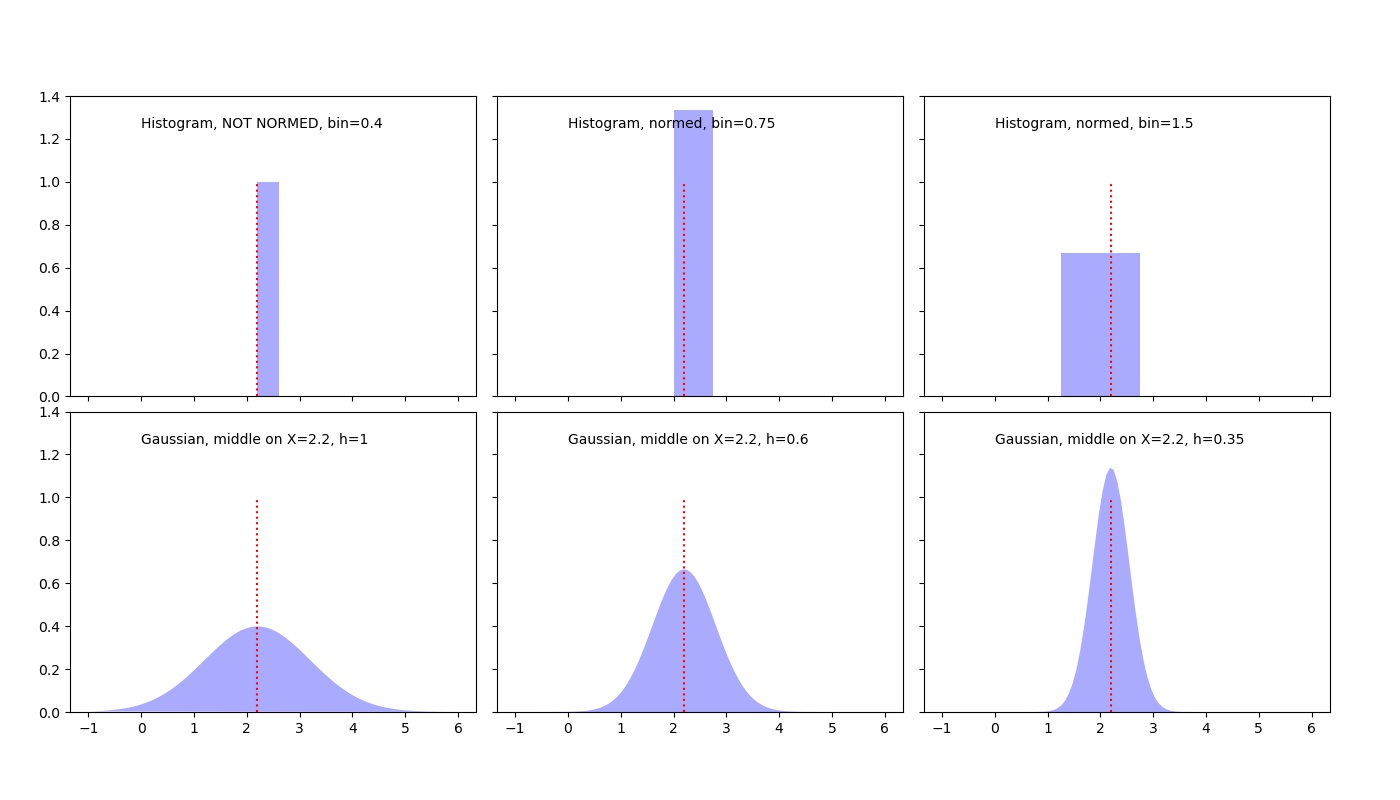

Python code for this plot:
import numpy as np
import matplotlib.pyplot as plt


def gaussian(x, h=1):
    # https://en.wikipedia.org/wiki/Gaussian_function
    return np.exp(-x**2 / (2 * h ** 2)) / (h * np.sqrt(2 * np.pi))


def draw_data(ax, x, hy=1.0, c='r'):
    # Draw data
    len_x = x.shape[0]
    for nidx_x in range(len_x):
        ax.plot([x[nidx_x], x[nidx_x]], [0, hy], ':', color=c)


if __name__ == "__main__":
    X = np.array([2.2])

    # Plot all available kernels
    X_plot = np.linspace(-1, 6, 100)[:, None]
    bins = np.linspace(0, 5, 21)
    bins[1]-bins[0]
    fig, ax = plt.subplots(2, 3, sharex=True, sharey=True, figsize=(14,8))
    fig.subplots_adjust(left=0.05, right=0.95, hspace=0.05, wspace=0.05)

    bins = np.linspace(-1, 5, 16)
    bins[1]-bins[0]
    draw_data(ax[0, 0], X)
    ax[0, 0].hist(X[:], bins=bins, fc='#AAAAFF', density=False)
    ax[0, 0].text(0, 1.25, "Histogram, NOT NORMED, bin=0.4")

    bins = np.linspace(-1, 5, 9)
    bins[1]-bins[0]
    draw_data(ax[0, 1], X)
    ax[0, 1].hist(X[:], bins=bins + 0.75, fc='#AAAAFF', density=True)
    ax[0, 1].text(0, 1.25, "Histogram, normed, bin=0.75")

    bins = np.linspace(-1, 5, 5)
    bins[1]-bins[0]
    draw_data(ax[0, 2], X)
    ax[0, 2].hist(X[:], bins=bins + 0.75, fc='#AAAAFF', density=True)
    ax[0, 2].text(0, 1.25, "Histogram, normed, bin=1.5")

    draw_data(ax[1, 0], X)
    ax[1, 0].fill(X_plot, gaussian(X_plot-X[0]), '-k', fc='#AAAAFF')
    ax[1, 0].text(0, 1.25, "Gaussian, middle on X=2.2, h=1")

    draw_data(ax[1, 1], X)
    ax[1, 1].fill(X_plot, gaussian(X_plot-X[0], 0.6), '-k', fc='#AAAAFF')
    ax[1, 1].text(0, 1.25, "Gaussian, middle on X=2.2, h=0.6")

    draw_data(ax[1, 2], X)
    ax[1, 2].fill(X_plot, gaussian(X_plot-X[0], 0.35), '-k', fc='#AAAAFF')
    ax[1, 2].text(0, 1.25, "Gaussian, middle on X=2.2, h=0.35")

    plt.show()

    fig.savefig("kde_1data.jpg")
    print("SAVED")

